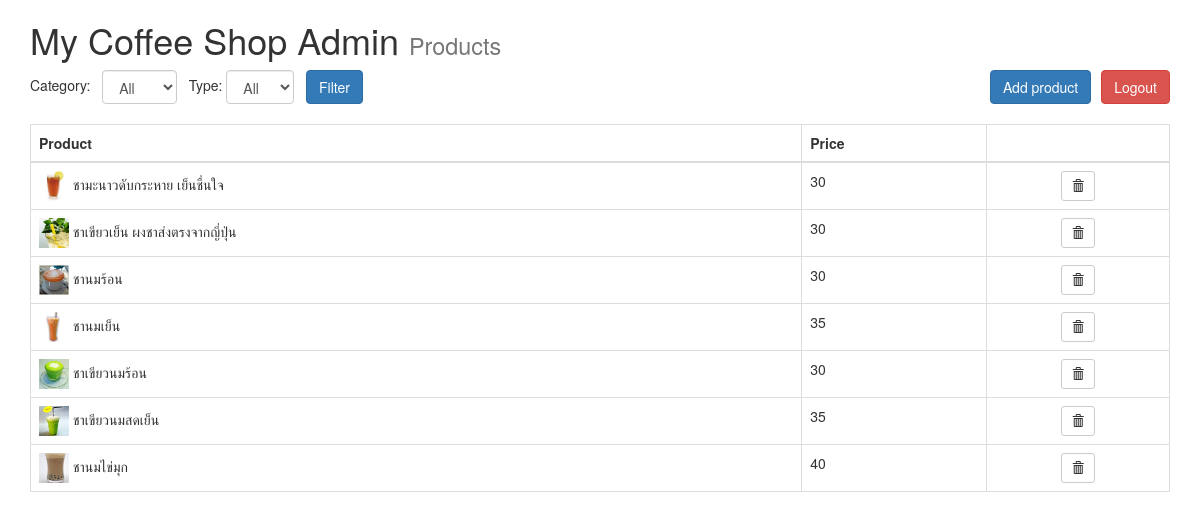
Page /admin/index.php?category=02 (signed in) on the committed database.
### tables this page shows
CREATE TABLE tbproduct (
  itemid VARCHAR(2)  NOT NULL  ,
  tbtype_typeid VARCHAR(2)  NOT NULL  ,
  tbcategory_catid VARCHAR(2)  NOT NULL  ,
  itemname VARCHAR(30)  NULL  ,
  unitprice INTEGER UNSIGNED  NULL  ,
  picture VARCHAR(50)  NULL  ,
  detail VARCHAR(255)  NULL    ,
PRIMARY KEY(itemid)  ,
INDEX tbproduct_FKIndex1(tbcategory_catid)  ,
INDEX tbproduct_FKIndex2(tbtype_typeid),
  FOREIGN KEY(tbcategory_catid)
    REFERENCES tbcategory(catid)
      ON DELETE NO ACTION
      ON UPDATE CASCADE,
  FOREIGN KEY(tbtype_typeid)
    REFERENCES tbtype(typeid)
      ON DELETE NO ACTION
      ON UPDATE CASCADE);

### admin/index.php (the view, shortened to what this page needs)
<?php
require('../dbconnect.php');
?><!DOCTYPE html>
<html lang="en">
<head>
    <link rel="stylesheet" href="https://maxcdn.bootstrapcdn.com/bootstrap/3.3.7/css/bootstrap.min.css">
</head>
<body class="container">
<?php
$category = isset($_GET['category']) ? $_GET['category'] : "";
$type = isset($_GET['type']) ? $_GET['type'] : "";
if ($type != "" && $category != "") {
    $sql = "select itemid, picture, detail, unitprice from tbproduct where tbcategory_catid = '$category' and tbtype_typeid = '$type'";
}
else if ($type != "") {
    $sql = "select itemid, picture, detail, unitprice from tbproduct where tbtype_typeid = '$type'";
}
else if ($category != "") {
    $sql = "select itemid, picture, detail, unitprice from tbproduct where tbcategory_catid = '$category'";
}
else {
    $sql = "select itemid, picture, detail, unitprice from tbproduct";
}
$results = $conn->query($sql);
?>
    <h1>My Coffee Shop Admin <small>Products</small></h1>
    <a href="logout.php" class="btn btn-danger pull-right" style="margin-left: 10px">Logout</a>
    <a href="addproduct.php" class="btn btn-primary pull-right">Add product</a>
    <form method="get" class="form-inline">
        Category: &nbsp;
        <select name="category" class="form-control">
            <option value="">All</option>
        </select> &nbsp;
        Type:
        <select name="type" class="form-control">
            <option value="">All</option>
        </select> &nbsp;
        <input class="btn btn-primary" type="submit" value="Filter">
    </form>
    <table class="table table-bordered" style="margin-top: 20px">
        <thead>
            <tr>
                <th>Product</th>
                <th>Price</th>
                <th></th>
            </tr>
        </thead>
        <tbody>
        <?php
        while($row = $results->fetch_assoc()) {
            ?>
            <tr>
                <td>
                    <img src="../images/<?php echo $row['picture'] ?>"  style="width: 30px; height: 30px; object-fit: cover;">
                    <?php echo $row['detail'] ?>
                </td>
                <td><?php echo $row['unitprice'] ?></td>
                <td class="text-center">
                    <a href="deleteproduct.php?itemid=<?php echo $row['itemid'] ?>" class="btn btn-sm btn-default">
                        <span class="glyphicon glyphicon-trash"></span>
                    </a>
                </td>
            </tr>
            <?php
        }
        ?>
        </tbody>
    </table>
</body>
</html>

### rows in the picture
tbproduct: picture (picture), detail "ชามะนาวดับกระหาย เย็นชื่นใจ", unitprice "30"
tbproduct: picture (picture), detail "ชาเขียวเย็น ผงชาส่งตรงจากญี่ปุ่น", unitprice "30"
tbproduct: picture (picture), detail "ชานมร้อน", unitprice "30"
tbproduct: picture (picture), detail "ชานมเย็น", unitprice "35"
tbproduct: picture (picture), detail "ชาเขียวนมร้อน", unitprice "30"
tbproduct: picture (picture), detail "ชาเขียวนมสดเย็น", unitprice "35"
tbproduct: picture (picture), detail "ชานมไข่มุก", unitprice "40"
